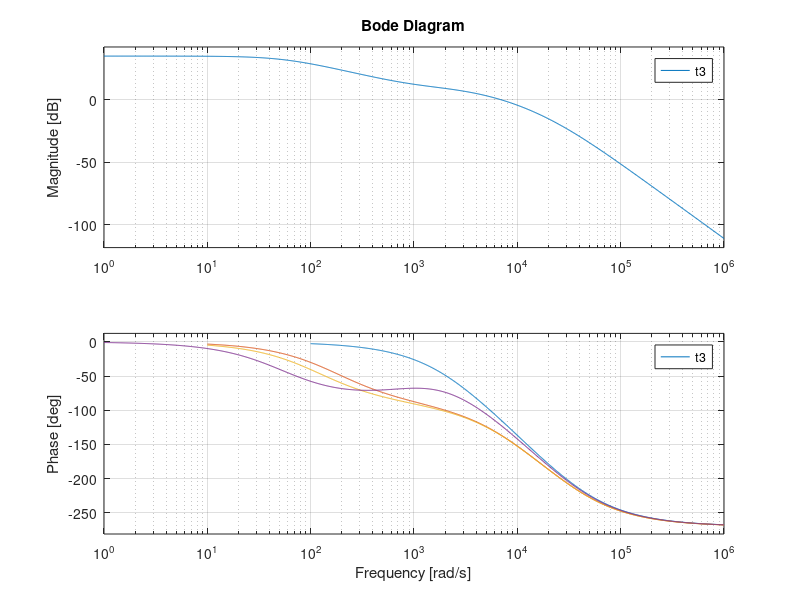

Recreate this plot in MATLAB.
%corrimiento de polo (tambien puedo ver el polo dominante)

%grafico de a(jf) sin compensar
z=[];
p= [-3000, -10000, -30000];
k=17.8*17.8*3000*10000*30000;

f=0.175;

a=zpk(z,p,k)
t=a*f;
bode(t)
hold on

%grafico de a(jf) compensado primera iteracion

z1=[];
p1= [-178, -10000, -30000];
k1=17.8*17.8*178*10000*30000;

f1=0.175;

a1=zpk(z1,p1,k1)
t1=a1*f1;
bode(t1)

%grafico de a(jf) compensado segunda iteracion

z2=[];
p2= [-120, -10000, -30000];
k2=17.8*17.8*120*10000*30000;

f1=0.175;

a2=zpk(z2,p2,k2)
t2=a2*f1;
bode(t2)

%grafico de a(jf) atraso
z3=[-1000];
p3= [-56,-3000, -10000, -30000];
k3=17.8*17.8*3000*10000*30000*56/1000;

f3=0.175;

a3=zpk(z3,p3,k3)
t3=a3*f3;
bode(t3)
hold on
